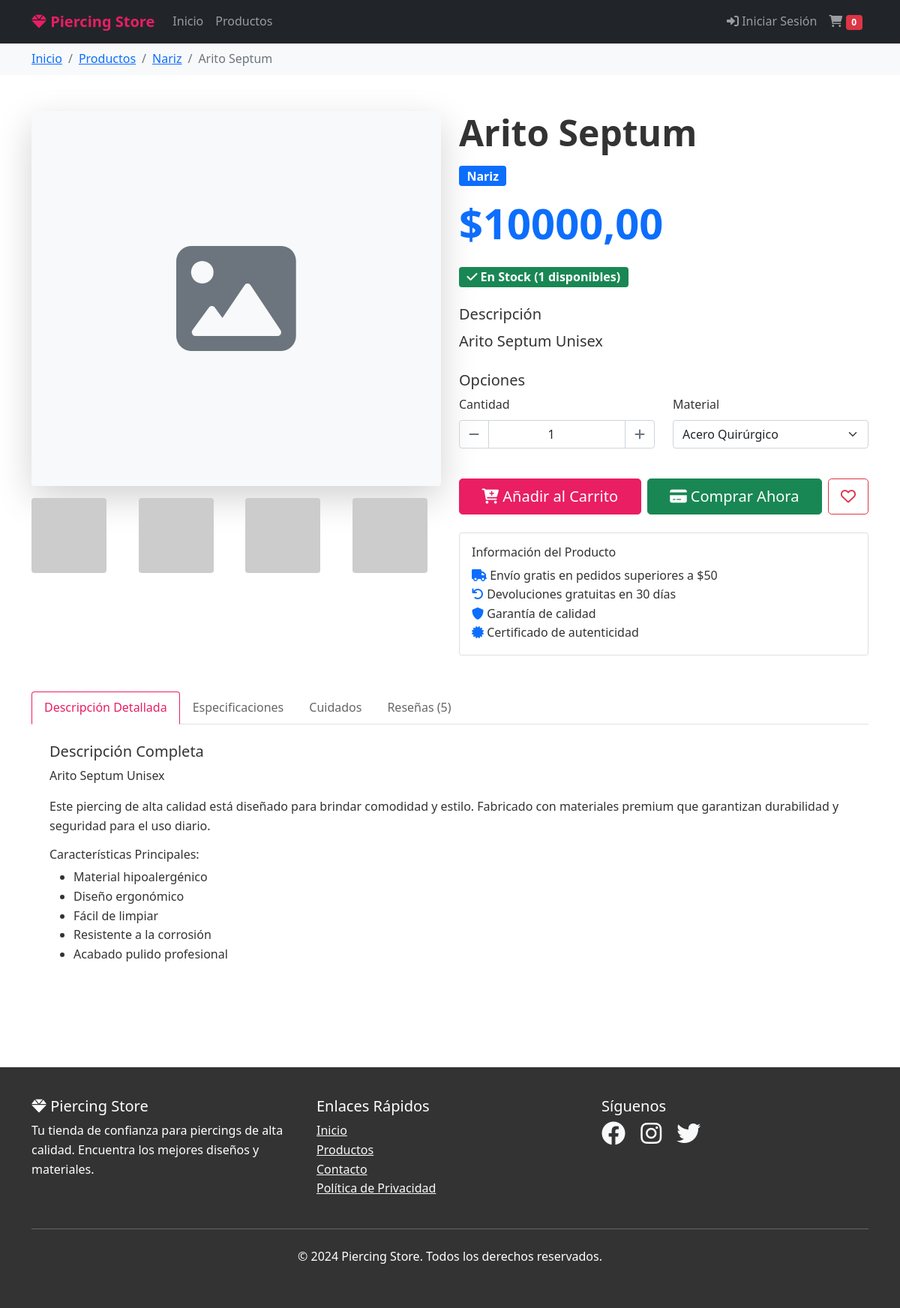
The page /producto/1/ on the database its author committed.
### tienda/models.py (models this page shows, shortened)
class Producto(models.Model):
    nombre = models.CharField(max_length=200)
    descripcion = models.TextField()
    precio = models.DecimalField(max_digits=10, decimal_places=2)
    categoria = models.ForeignKey(Categoria, on_delete=models.CASCADE)
    imagen = models.ImageField(upload_to='productos/', blank=True, null=True)
    stock = models.IntegerField(default=0)
    activo = models.BooleanField(default=True)
    fecha_creacion = models.DateTimeField(auto_now_add=True)
    class Meta:
        verbose_name_plural = "Productos"

class Categoria(models.Model):
    nombre = models.CharField(max_length=100)
    descripcion = models.TextField(blank=True)
    class Meta:
        verbose_name_plural = "Categorías"

### tienda/views.py (the view)
# urls.py: path('producto/<int:producto_id>/', views.detalle_producto, name='detalle'),
def detalle_producto(request, producto_id):
    producto = get_object_or_404(Producto, id=producto_id, activo=True)
    return render(request, 'tienda/detalle.html', {
        'producto': producto
    })

### tienda/templates/tienda/detalle.html (shortened to what this page needs)
{% extends 'tienda/base.html' %}
{% block content %}
<div class="bg-light py-2">
    <div class="container">
        <nav aria-label="breadcrumb">
            <ol class="breadcrumb mb-0">
                <li class="breadcrumb-item"><a href="{% url 'tienda:inicio' %}">Inicio</a></li>
                <li class="breadcrumb-item"><a href="{% url 'tienda:productos' %}">Productos</a></li>
                <li class="breadcrumb-item"><a href="{% url 'tienda:productos' %}?categoria={{ producto.categoria.id }}">{{ producto.categoria.nombre }}</a></li>
                <li class="breadcrumb-item active">{{ producto.nombre }}</li>
            </ol>
        </nav>
    </div>
</div>
<div class="container py-5">
    <div class="row">
        <div class="col-lg-6 mb-4">
            <div class="product-image-container">
                {% if producto.imagen %}
                    <img src="{{ producto.imagen.url }}"
                         class="img-fluid rounded shadow-lg"
                         alt="{{ producto.nombre }}"
                         id="mainImage">
                {% else %}
                    <div class="bg-light rounded shadow-lg d-flex align-items-center justify-content-center"
                         style="height: 500px;">
                        <i class="fas fa-image fa-10x text-muted"></i>
                    </div>
                {% endif %}
                <div class="row mt-3">
                    <div class="col-3">
                        <img src="https://via.placeholder.com/100x100?text=Img+1"
                             class="img-fluid rounded thumbnail-image"
                             alt="Imagen 1">
                    </div>
                    <div class="col-3">
                        <img src="https://via.placeholder.com/100x100?text=Img+2"
                             class="img-fluid rounded thumbnail-image"
                             alt="Imagen 2">
                    </div>
                    <div class="col-3">
                        <img src="https://via.placeholder.com/100x100?text=Img+3"
                             class="img-fluid rounded thumbnail-image"
                             alt="Imagen 3">
                    </div>
                    <div class="col-3">
                        <img src="https://via.placeholder.com/100x100?text=Img+4"
                             class="img-fluid rounded thumbnail-image"
                             alt="Imagen 4">
                    </div>
                </div>
            </div>
        </div>
        <div class="col-lg-6">
            <div class="product-info">
                <h1 class="display-5 fw-bold mb-3">{{ producto.nombre }}</h1>
                <div class="mb-3">
                    <span class="badge bg-primary fs-6">{{ producto.categoria.nombre }}</span>
                </div>
                <div class="mb-4">
                    <span class="display-4 text-primary fw-bold">${{ producto.precio }}</span>
                </div>
                <div class="mb-4">
                    {% if producto.stock > 0 %}
                        <span class="badge bg-success fs-6">
                            <i class="fas fa-check"></i> En Stock ({{ producto.stock }} disponibles)
                        </span>
                    {% else %}
                        <span class="badge bg-danger fs-6">
                            <i class="fas fa-times"></i> Agotado
                        </span>
                    {% endif %}
                </div>
                <div class="mb-4">
                    <h5>Descripción</h5>
                    <p class="lead">{{ producto.descripcion }}</p>
                </div>
                <div class="mb-4">
                    <h5>Opciones</h5>
                    <div class="row">
                        <div class="col-md-6 mb-3">
                            <label class="form-label">Cantidad</label>
                            <div class="input-group">
                                <button class="btn btn-outline-secondary" type="button" onclick="decreaseQuantity()">
                                    <i class="fas fa-minus"></i>
                                </button>
                                <input type="number" class="form-control text-center" value="1" min="1" max="{{ producto.stock }}" id="quantity">
                                <button class="btn btn-outline-secondary" type="button" onclick="increaseQuantity()">
                                    <i class="fas fa-plus"></i>
                                </button>
                            </div>
                        </div>
                        <div class="col-md-6 mb-3">
                            <label class="form-label">Material</label>
                            <select class="form-select">
                                <option>Acero Quirúrgico</option>
                            </select>
                        </div>
                    </div>
                </div>
                <div class="d-grid gap-2 d-md-flex mb-4">
                    {% if producto.stock > 0 %}
                        <button class="btn btn-primary btn-lg flex-fill"
                                onclick="addToCartDetailed()">
                            <i class="fas fa-cart-plus"></i> Añadir al Carrito
                        </button>
                        <button class="btn btn-success btn-lg flex-fill">
                            <i class="fas fa-credit-card"></i> Comprar Ahora
                        </button>
                    {% else %}
                        <button class="btn btn-secondary btn-lg" disabled>
                            <i class="fas fa-ban"></i> No Disponible
                        </button>
                    {% endif %}
                    <button class="btn btn-outline-danger btn-lg" onclick="toggleWishlist()">
                        <i class="far fa-heart" id="wishlistIcon"></i>
                    </button>
                </div>
                <div class="card">
                    <div class="card-body">
                        <h6 class="card-title">Información del Producto</h6>
                        <ul class="list-unstyled mb-0">
                            <li><i class="fas fa-truck text-primary"></i> Envío gratis en pedidos superiores a $50</li>
                            <li><i class="fas fa-undo text-primary"></i> Devoluciones gratuitas en 30 días</li>
                            <li><i class="fas fa-shield-alt text-primary"></i> Garantía de calidad</li>
                            <li><i class="fas fa-certificate text-primary"></i> Certificado de autenticidad</li>
                        </ul>
                    </div>
                </div>
            </div>
        </div>
    </div>
    <div class="row mt-5">
        <div class="col-12">
            <ul class="nav nav-tabs" id="productTabs" role="tablist">
                <li class="nav-item" role="presentation">
                    <button class="nav-link active" id="description-tab" data-bs-toggle="tab" data-bs-target="#description" type="button">
                        Descripción Detallada
                    </button>
                </li>
                <li class="nav-item" role="presentation">
                    <button class="nav-link" id="specifications-tab" data-bs-toggle="tab" data-bs-target="#specifications" type="button">
                        Especificaciones
                    </button>
                </li>
                <li class="nav-item" role="presentation">
                    <button class="nav-link" id="care-tab" data-bs-toggle="tab" data-bs-target="#care" type="button">
                        Cuidados
                    </button>
                </li>
                <li class="nav-item" role="presentation">
                    <button class="nav-link" id="reviews-tab" data-bs-toggle="tab" data-bs-target="#reviews" type="button">
                        Reseñas (5)
                    </button>
                </li>
            </ul>
            <div class="tab-content" id="productTabsContent">
                <div class="tab-pane fade show active" id="description" role="tabpanel">
                    <div class="p-4">
                        <h5>Descripción Completa</h5>
                        <p>{{ producto.descripcion }}</p>
                        <p>Este piercing de alta calidad está diseñado para brindar comodidad y estilo. Fabricado con materiales premium que garantizan durabilidad y seguridad para el uso diario.</p>
                        <h6>Características Principales:</h6>
                        <ul>
                            <li>Material hipoalergénico</li>
                            <li>Diseño ergonómico</li>
                            <li>Fácil de limpiar</li>
                            <li>Resistente a la corrosión</li>
                            <li>Acabado pulido profesional</li>
                        </ul>
                    </div>
                </div>
            </div>
        </div>
    </div>
</div>
{% endblock %}

### tienda/templates/tienda/base.html (shortened to what this page needs)
<!DOCTYPE html>
{% load static %}
<html lang="es">
<head>
    <link href="https://cdn.jsdelivr.net/npm/bootstrap@5.1.3/dist/css/bootstrap.min.css" rel="stylesheet">
    <link rel="stylesheet" href="https://cdnjs.cloudflare.com/ajax/libs/font-awesome/6.0.0/css/all.min.css">
</head>
<body>
    <nav class="navbar navbar-expand-lg navbar-dark bg-dark">
        <div class="container">
            <a class="navbar-brand" href="{% url 'tienda:inicio' %}">
                <i class="fas fa-gem"></i> Piercing Store
            </a>
            <div class="collapse navbar-collapse" id="navbarNav">
                <ul class="navbar-nav me-auto">
                    <li class="nav-item">
                        <a class="nav-link" href="{% url 'tienda:inicio' %}">Inicio</a>
                    </li>
                    <li class="nav-item">
                        <a class="nav-link" href="{% url 'tienda:productos' %}">Productos</a>
                    </li>
                </ul>
                <ul class="navbar-nav">
                    {% if user.is_authenticated %}
                        <li class="nav-item dropdown">
                            <a class="nav-link dropdown-toggle" href="#" id="navbarDropdown" role="button" data-bs-toggle="dropdown">
                                <i class="fas fa-user"></i> {{ user.username }}
                            </a>
                            <ul class="dropdown-menu">
                                <li><a class="dropdown-item" href="{% url 'tienda:perfil' %}">
                                    <i class="fas fa-user"></i> Mi Perfil
                                </a></li>
                                {% if user.is_staff %}
                                    <li><hr class="dropdown-divider"></li>
                                    <li><a class="dropdown-item" href="{% url 'tienda:admin_productos' %}">
                                        <i class="fas fa-cogs"></i> Administrar Productos
                                    </a></li>
                                    <li><a class="dropdown-item" href="{% url 'tienda:crear_producto' %}">
                                        <i class="fas fa-plus"></i> Crear Producto
                                    </a></li>
                                    <li><a class="dropdown-item" href="{% url 'admin:index' %}">
                                        <i class="fas fa-shield-alt"></i> Panel Admin
                                    </a></li>
                                {% endif %}
                                <li><hr class="dropdown-divider"></li>
                                <li><a class="dropdown-item" href="{% url 'admin:logout' %}">
                                    <i class="fas fa-sign-out-alt"></i> Cerrar Sesión
                                </a></li>
                            </ul>
                        </li>
                    {% else %}
                        <li class="nav-item">
                            <a class="nav-link" href="{% url 'admin:login' %}">
                                <i class="fas fa-sign-in-alt"></i> Iniciar Sesión
                            </a>
                        </li>
                    {% endif %}
                    <li class="nav-item">
                        <a class="nav-link" href="#" id="cart-toggle">
                            <i class="fas fa-shopping-cart"></i>
                            <span class="badge bg-danger" id="cart-count">0</span>
                        </a>
                    </li>
                </ul>
            </div>
        </div>
    </nav>
    <main>
        {% block content %}
        {% endblock %}
    </main>
    <footer class="footer">
        <div class="container">
            <div class="row">
                <div class="col-md-4">
                    <h5><i class="fas fa-gem"></i> Piercing Store</h5>
                    <p>Tu tienda de confianza para piercings de alta calidad. Encuentra los mejores diseños y materiales.</p>
                </div>
                <div class="col-md-4">
                    <h5>Enlaces Rápidos</h5>
                    <ul class="list-unstyled">
                        <li><a href="{% url 'tienda:inicio' %}" class="text-light">Inicio</a></li>
                        <li><a href="{% url 'tienda:productos' %}" class="text-light">Productos</a></li>
                        <li><a href="#" class="text-light">Contacto</a></li>
                        <li><a href="#" class="text-light">Política de Privacidad</a></li>
                    </ul>
                </div>
                <div class="col-md-4">
                    <h5>Síguenos</h5>
                    <div class="social-links">
                        <a href="#" class="text-light me-3"><i class="fab fa-facebook fa-2x"></i></a>
                        <a href="#" class="text-light me-3"><i class="fab fa-instagram fa-2x"></i></a>
                        <a href="#" class="text-light me-3"><i class="fab fa-twitter fa-2x"></i></a>
                    </div>
                </div>
            </div>
            <hr class="my-4">
            <div class="text-center">
                <p>&copy; 2024 Piercing Store. Todos los derechos reservados.</p>
            </div>
        </div>
    </footer>
</body>
</html>

### tienda/templates/tienda/base.html (style rules this page uses)
body { font-family: 'Segoe UI', Tahoma, Geneva, Verdana, sans-serif; line-height: 1.6; color: #333; }
.navbar-brand { font-weight: bold; color: #e91e63 !important; }
.btn-primary { background-color: #e91e63; border-color: #e91e63; }
.footer { background-color: #333; color: #fff; padding: 40px 0; margin-top: 50px; }

### tienda/templates/tienda/detalle.html (style rules this page uses)
.thumbnail-image { cursor: pointer; transition: opacity 0.3s ease; }
.product-image-container img { max-height: 500px; object-fit: cover; }
.nav-tabs .nav-link { color: #666; }
.nav-tabs .nav-link.active { color: #e91e63; border-color: #e91e63 #e91e63 #fff; }
.input-group .btn { border-color: #ced4da; }

### rows shown on the page
Producto: categoria.nombre "Nariz", nombre "Arito Septum", precio "10000,00", stock "1", descripcion "Arito Septum Unisex"
